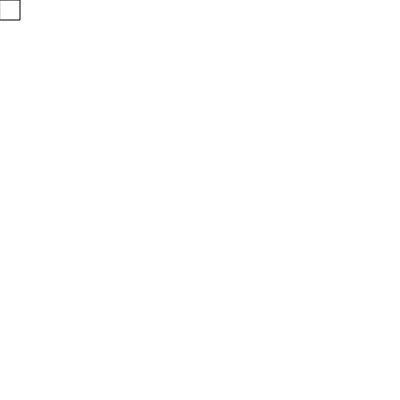
Frame 1 (no input)
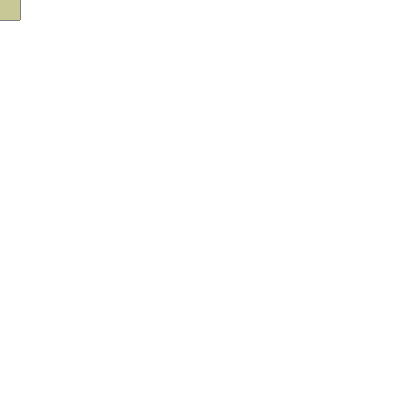
Frame 60 (no input)
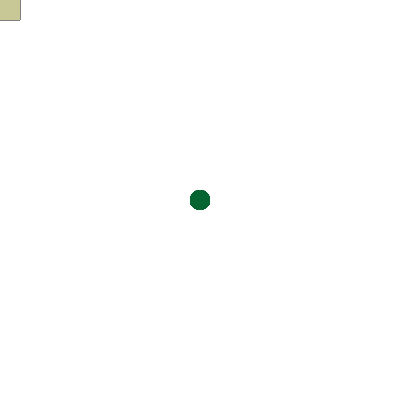
Frame 120 (the mouse pressed at the canvas centre since frame 60)

The p5.js sketch that drew these frames (run headless with seeded random() and noise() and a simulated clock; from frame 60 on, the mouse is pressed at the canvas centre):

// p5.js sketch
// ── sketch.js
function setup() {
  createCanvas(400, 400);

}



function draw() {
  if(mouseIsPressed)
  {circle(mouseX, mouseY, 20);
   fill(5, 100, 50)
   noStroke()
}else{
  square(mouseX, mouseY, 20);
  fill(200, 200, 150)
  noStroke()}
  //background拿掉可以製作形狀移動軌跡

}
